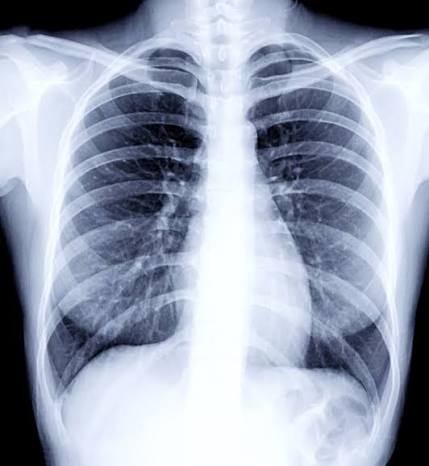
#> input picture data/medical/xray.jpg, 429 x 466 px
$ jupyter execute task3_edge_detection.ipynb   (older library calls are emulated)
#> lines starting #> are read from the running program, lines starting #| are printed output that depends on the picture
[cell 1]
import cv2
import numpy as np
import matplotlib.pyplot as plt

image = cv2.imread(
    "../data/medical/xray.jpg",
    cv2.IMREAD_GRAYSCALE
)
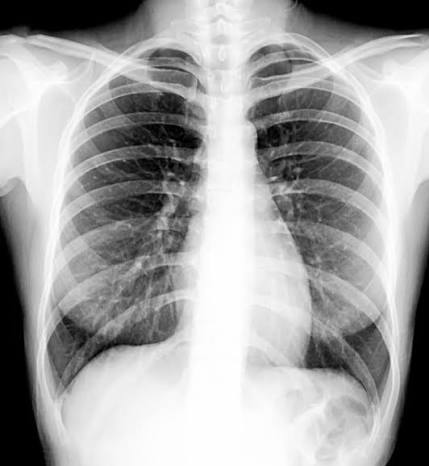
#> image: shape (466, 429); min 0, max 255, mean 163.1

if image is None:
    raise FileNotFoundError("Medical image not found.")

[cell 2]
gaussian = cv2.GaussianBlur(
    image,
    (5, 5),
    0
)

median = cv2.medianBlur(
    image,
    5
)

[cell 3]
sobel_x = cv2.Sobel(
    gaussian,
    cv2.CV_64F,
    1,
    0,
    ksize=3
)
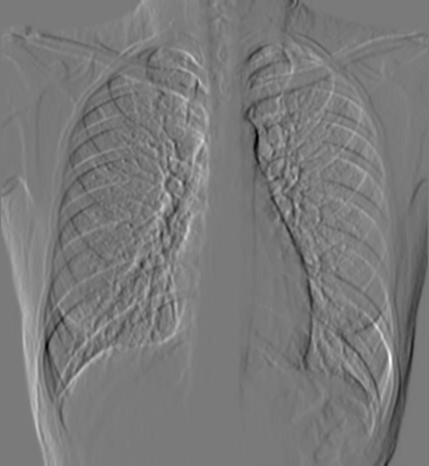
#> sobel_x: shape (466, 429) float64; min -335, max 364, mean 0.3; drawn with min black and max white

sobel_y = cv2.Sobel(
    gaussian,
    cv2.CV_64F,
    0,
    1,
    ksize=3
)
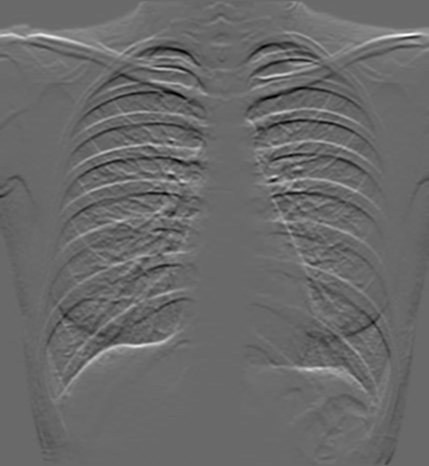
#> sobel_y: shape (466, 429) float64; min -285, max 403, mean 2; drawn with min black and max white

magnitude = np.sqrt(
    sobel_x ** 2 + sobel_y ** 2
)
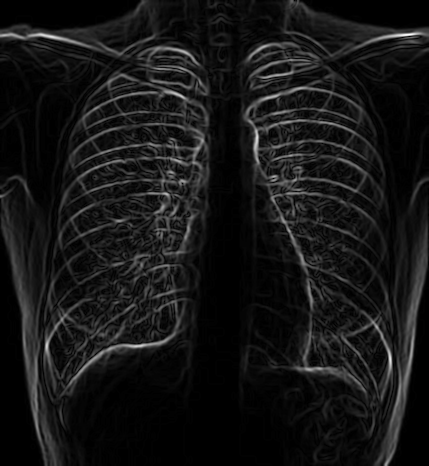
#> magnitude: shape (466, 429) float64; min 0, max 404.3, mean 34.5; drawn with min black and max white

magnitude = cv2.normalize(
    magnitude,
    None,
    0,
    255,
    cv2.NORM_MINMAX
).astype(np.uint8)

[cell 4]
canny_original = cv2.Canny(
    image,
    50,
    150
)
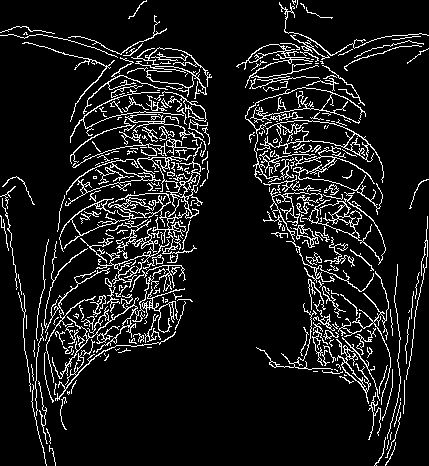
#> canny_original: shape (466, 429); 10% white in thin lines or dots

canny_gaussian = cv2.Canny(
    gaussian,
    50,
    150
)
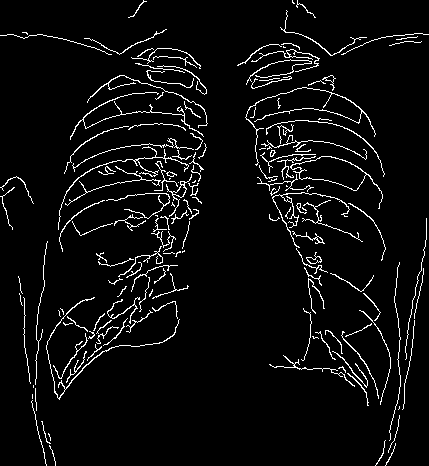
#> canny_gaussian: shape (466, 429); 5% white in thin lines or dots

canny_median = cv2.Canny(
    median,
    50,
    150
)
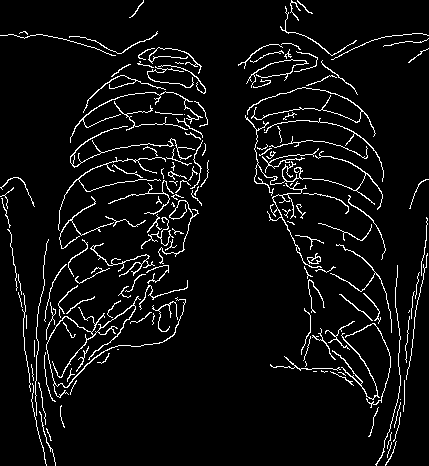
#> canny_median: shape (466, 429); 5.6% white in thin lines or dots

[cell 5]
print(
    "Original Canny edge pixels:",
    np.count_nonzero(canny_original)
)
#| Original Canny edge pixels: 20010

print(
    "Gaussian edge pixels:",
    np.count_nonzero(canny_gaussian)
)
#| Gaussian edge pixels: 9985

print(
    "Median edge pixels:",
    np.count_nonzero(canny_median)
)
#| Median edge pixels: 11246

[cell 6]
original_edges = np.count_nonzero(canny_original)
#> original_edges = 20010
gaussian_edges = np.count_nonzero(canny_gaussian)
#> gaussian_edges = 9985
median_edges = np.count_nonzero(canny_median)
#> median_edges = 11246

print("Edge Pixel Comparison")
print("-" * 35)
print(f"Original Image  : {original_edges}")
#| Original Image  : 20010
print(f"Gaussian Blur   : {gaussian_edges}")
#| Gaussian Blur   : 9985
print(f"Median Filter   : {median_edges}")
#| Median Filter   : 11246

[cell 7]
methods = ["Original", "Gaussian", "Median"]
edge_counts = [
    original_edges,
    gaussian_edges,
    median_edges
]
#> edge_counts = [20010, 9985, 11246]

plt.figure(figsize=(8, 5))

plt.bar(methods, edge_counts)

plt.title("Comparison of Detected Edge Pixels")
plt.xlabel("Noise Reduction Method")
plt.ylabel("Number of Edge Pixels")

plt.grid(axis="y", alpha=0.3)

plt.show()
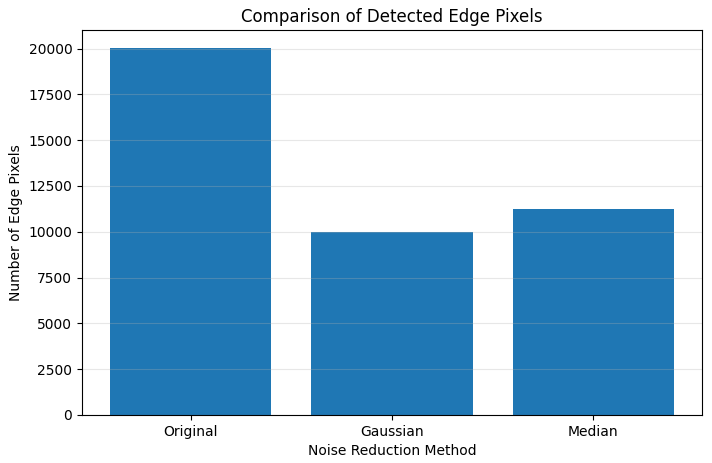
#> figure drawn by matplotlib, 1 panel; tallest bar 20010 high, from x = -0.4 to 0.4

[cell 8]
plt.figure(figsize=(16, 12))

# 1. Original grayscale image
plt.subplot(3, 3, 1)
plt.imshow(image, cmap="gray")
plt.title("Original Grayscale Image")
plt.axis("off")

# 2. Gaussian Blur
plt.subplot(3, 3, 2)
plt.imshow(gaussian, cmap="gray")
plt.title("Gaussian Blur")
plt.axis("off")

# 3. Median Filter
plt.subplot(3, 3, 3)
plt.imshow(median, cmap="gray")
plt.title("Median Filter")
plt.axis("off")

# 4. Sobel X
plt.subplot(3, 3, 4)
plt.imshow(np.abs(sobel_x), cmap="gray")
plt.title("Sobel X")
plt.axis("off")

# 5. Sobel Y
plt.subplot(3, 3, 5)
plt.imshow(np.abs(sobel_y), cmap="gray")
plt.title("Sobel Y")
plt.axis("off")

# 6. Sobel Gradient Magnitude
plt.subplot(3, 3, 6)
plt.imshow(magnitude, cmap="gray")
plt.title("Sobel Gradient Magnitude")
plt.axis("off")

# 7. Canny on original
plt.subplot(3, 3, 7)
plt.imshow(canny_original, cmap="gray")
plt.title("Canny - Original")
plt.axis("off")

# 8. Canny after Gaussian Blur
plt.subplot(3, 3, 8)
plt.imshow(canny_gaussian, cmap="gray")
plt.title("Canny - Gaussian Blur")
plt.axis("off")

# 9. Canny after Median Filter
plt.subplot(3, 3, 9)
plt.imshow(canny_median, cmap="gray")
plt.title("Canny - Median Filter")
plt.axis("off")

plt.tight_layout()
plt.show()
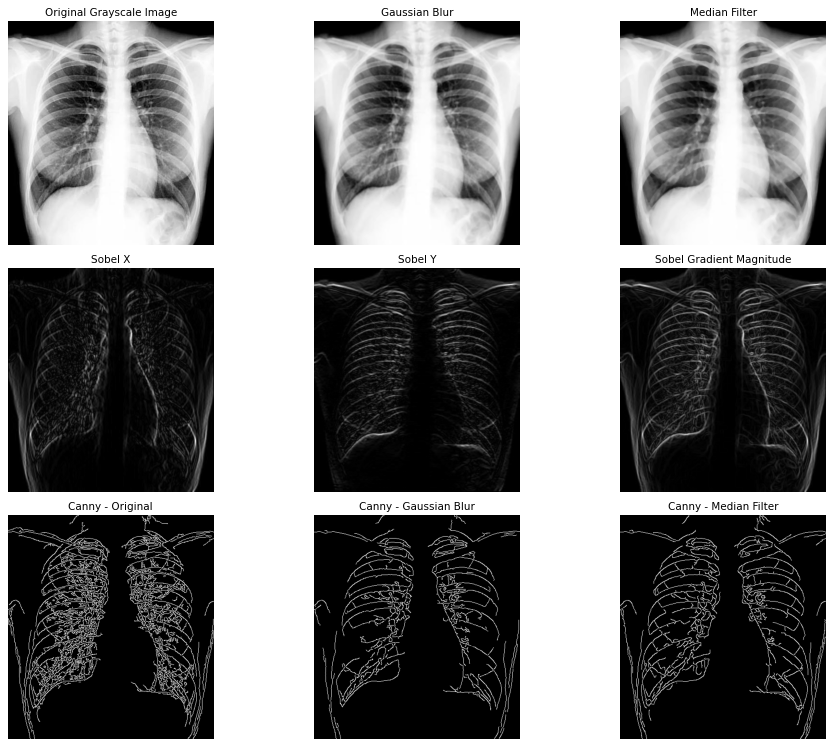
#> figure drawn by matplotlib, 9 panels
